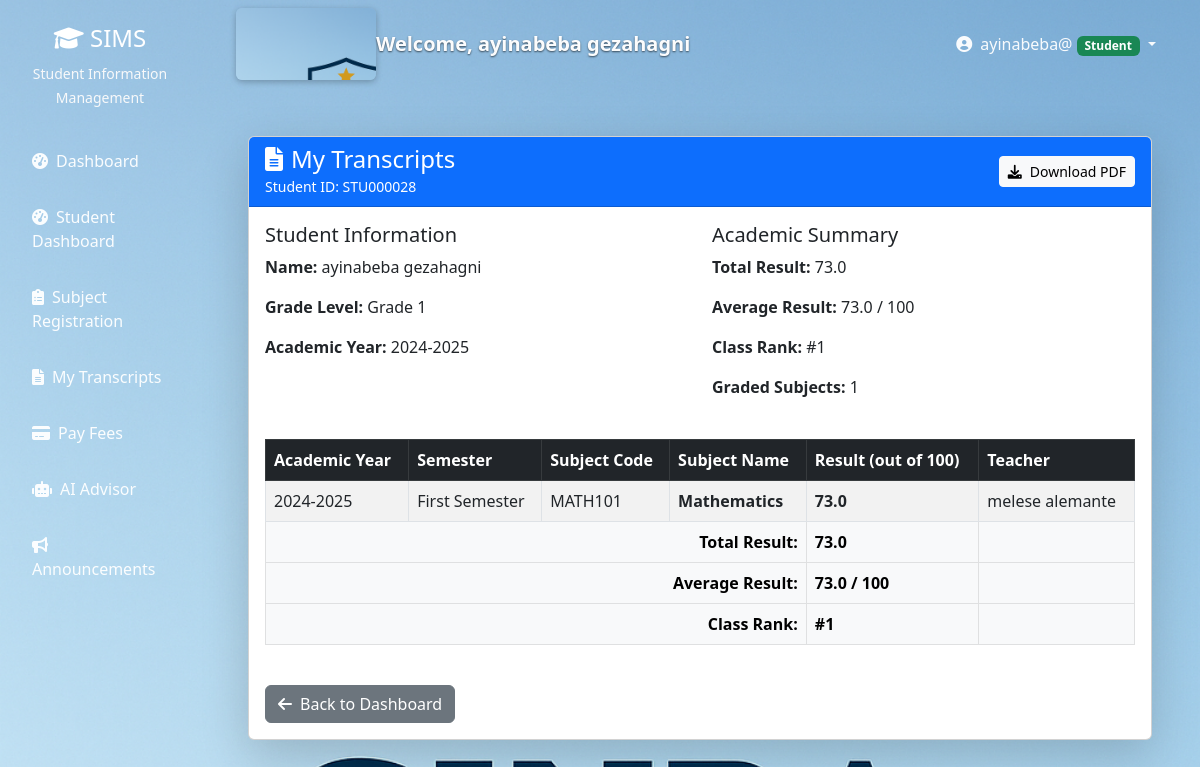
The app's page /students/transcripts/ (signed in), older data.
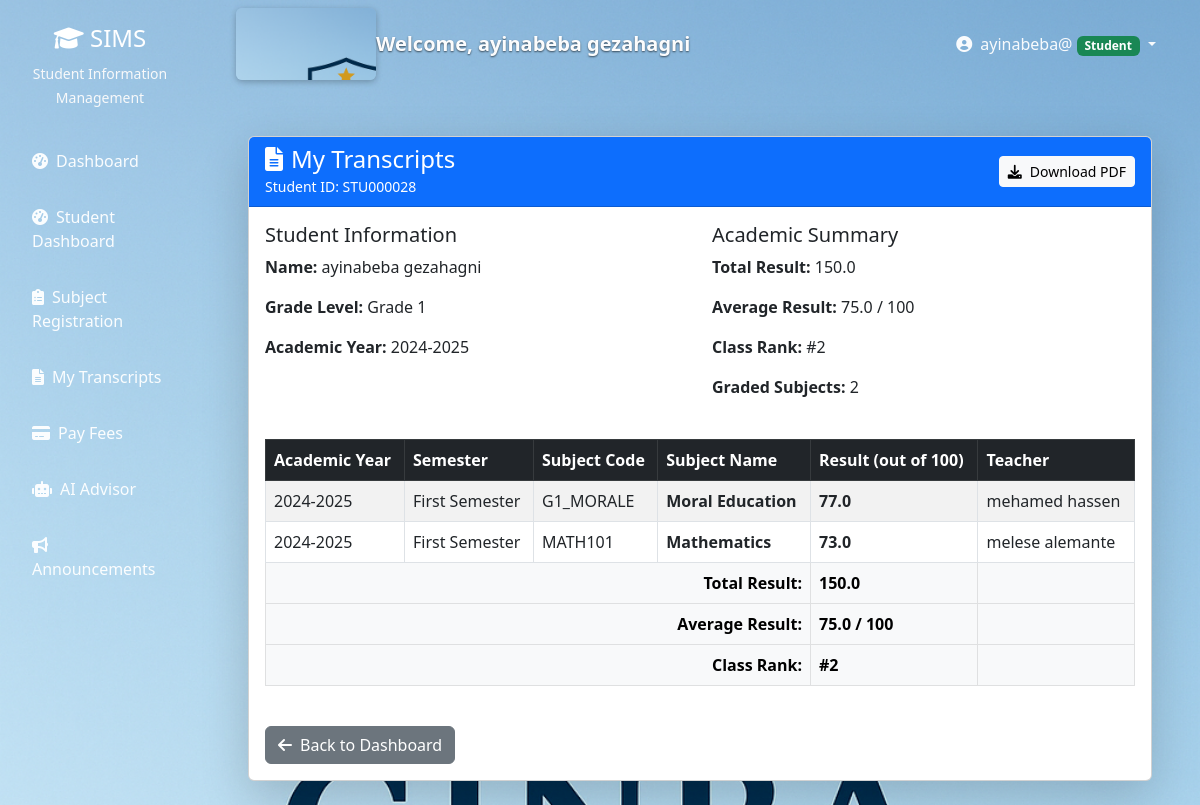
The same page, newer data.
### subjects/models.py (models this page shows, shortened)
class Enrollment(models.Model):
    SEMESTER_CHOICES = [
        ('first', 'First Semester'),
        ('second', 'Second Semester'),
    ]
    STATUS_CHOICES = [
        ('pending', 'Pending Approval'),
        ('approved', 'Approved'),
        ('waitlisted', 'Waitlisted'),
        ('active', 'Active'),
        ('completed', 'Completed'),
        ('dropped', 'Dropped'),
        ('rejected', 'Rejected'),
    ]
    student = models.ForeignKey(
        User,
        on_delete=models.CASCADE,
        related_name='subject_enrollments',
        limit_choices_to={'role': 'student'}
    )
    subject = models.ForeignKey(
        Subject,
        on_delete=models.CASCADE,
        related_name='enrollments'
    )
    enrolled_date = models.DateField(default=timezone.now)
    academic_year = models.CharField(
        max_length=9,
        help_text="Format: YYYY-YYYY (e.g., 2024-2025)"
    )
    semester = models.CharField(
        max_length=10,
        choices=SEMESTER_CHOICES,
        default='first'
    )
    status = models.CharField(
        max_length=20,
        choices=STATUS_CHOICES,
        default='active'
    )
    final_grade = models.CharField(max_length=5, blank=True)
    result = models.CharField(max_length=50, blank=True, null=True, help_text='Result or remark for this enrollment')
    is_auto_assigned = models.BooleanField(default=False)
    class Meta:
        unique_together = ['student', 'subject', 'academic_year', 'semester']
        ordering = ['-enrolled_date']
    def get_semester_display(self):
        return dict(self.SEMESTER_CHOICES).get(self.semester, self.semester)

class Subject(models.Model):
    GRADE_LEVEL_CHOICES = [
        (1, 'Grade 1'),
        (2, 'Grade 2'),
        (3, 'Grade 3'),
        (4, 'Grade 4'),
        (5, 'Grade 5'),
        (6, 'Grade 6'),
        (7, 'Grade 7'),
        (8, 'Grade 8'),
    ]
    SUBJECT_TYPES = [
        ('core', 'Core'),
        ('elective', 'Elective'),
        ('lab', 'Laboratory'),
    ]
    name = models.CharField(max_length=200)
    code = models.CharField(max_length=20, unique=True)
    description = models.TextField(blank=True)
    credit_hours = models.PositiveIntegerField(default=3, help_text="Credit hours for this subject")
    subject_type = models.CharField(max_length=20, choices=SUBJECT_TYPES, default='core')
    grade_level = models.IntegerField(
        choices=GRADE_LEVEL_CHOICES,
        help_text="Select the grade level for this subject"
    )
    day_of_week = models.CharField(max_length=3, choices=Teacher.DAYS_OF_WEEK, blank=True)
    start_time = models.TimeField(null=True, blank=True)
    end_time = models.TimeField(null=True, blank=True)
    room = models.CharField(max_length=50, blank=True)
    sessions_per_week = models.PositiveSmallIntegerField(default=3, help_text='Number of sessions per week')
    instructor = models.ForeignKey(
        Teacher,
        on_delete=models.SET_NULL,
        null=True,
        blank=True,
        related_name='subjects'
    )
    assigned_by_registrar = models.BooleanField(default=False)
    max_capacity = models.IntegerField(default=30)
    is_active = models.BooleanField(default=True)
    created_at = models.DateTimeField(auto_now_add=True)
    updated_at = models.DateTimeField(auto_now=True)
    class Meta:
        ordering = ['grade_level', 'code']

### users/decorators.py (the view)
        def wrapper(request, *args, **kwargs):
            if request.user.is_authenticated:
                if request.user.role in allowed_roles or request.user.is_superuser:
                    return view_func(request, *args, **kwargs)
            messages.error(request, "You don't have permission to access this page.")
            return redirect('dashboard')

### users/views.py (called while the page is built)
def letter_grade_to_numeric(letter):
    if not letter:
        return None
    return LETTER_GRADE_TO_SCORE.get(letter.strip().upper())

### templates/students/view_transcripts.html (shortened to what the changed rows need)
{% extends 'base.html' %}
{% load static %}
{% block content %}
<div class="container-fluid py-4">
    <div class="row">
        <div class="col-12">
            <div class="card shadow-lg">
                <div class="card-body">
                    <div class="row mb-4">
                        <div class="col-md-6">
                            <h5>Academic Summary</h5>
                            <p><strong>Total Result:</strong> {{ total_result|default:"0" }}</p>
                            <p><strong>Average Result:</strong> {{ average_result|default:"0" }} / 100</p>
                            {% if class_rank %}
                            <p><strong>Class Rank:</strong> #{{ class_rank }}</p>
                            {% endif %}
                            <p><strong>Graded Subjects:</strong> {{ graded_count|default:"0" }}</p>
                        </div>
                    </div>
                    {% if transcript_data %}
                    <div class="table-responsive">
                        <table class="table table-striped table-bordered">
                            <thead class="table-dark">
                                <tr>
                                    <th>Academic Year</th>
                                    <th>Semester</th>
                                    <th>Subject Code</th>
                                    <th>Subject Name</th>
                                    <th>Result (out of 100)</th>
                                    <th>Teacher</th>
                                </tr>
                            </thead>
                            <tbody>
                                {% for item in transcript_data %}
                                <tr>
                                    <td>{{ item.academic_year }}</td>
                                    <td>{{ item.semester }}</td>
                                    <td>{{ item.subject_code|default:"N/A" }}</td>
                                    <td><strong>{{ item.subject_name }}</strong></td>
                                    <td>
                                        <strong>{{ item.score }}</strong>
                                    </td>
                                    <td>{{ item.teacher }}</td>
                                </tr>
                                {% endfor %}
                            </tbody>
                            <tfoot class="table-light">
                                <tr>
                                    <td colspan="4" class="text-end"><strong>Total Result:</strong></td>
                                    <td><strong>{{ total_result|default:"0" }}</strong></td>
                                    <td></td>
                                </tr>
                                <tr>
                                    <td colspan="4" class="text-end"><strong>Average Result:</strong></td>
                                    <td><strong>{{ average_result|default:"0" }} / 100</strong></td>
                                    <td></td>
                                </tr>
                                {% if class_rank %}
                                <tr>
                                    <td colspan="4" class="text-end"><strong>Class Rank:</strong></td>
                                    <td><strong>#{{ class_rank }}</strong></td>
                                    <td></td>
                                </tr>
                                {% endif %}
                            </tfoot>
                        </table>
                    </div>
                    {% else %}
                    <div class="alert alert-info text-center">
                        <i class="fas fa-info-circle me-2"></i>
                        <strong>No transcript data available yet.</strong><br>
                        Your transcript will appear here once your teachers have filled in your results.
                    </div>
                    {% endif %}
                </div>
            </div>
        </div>
    </div>
</div>
{% endblock %}

Row changes from the older to the newer data that the page shows:
now on this page (row edited): Enrollment: academic_year "2024-2025"
now on this page (row edited): Subject: subject_code "G1_MORALE", subject_name "Moral Education"
Text that changed along with them:
{{ total_result|default:"0" }}: "73.0" → "150.0"
{{ average_result|default:"0" }}: "73.0" → "75.0"
{{ class_rank }}: "1" → "2"
{{ graded_count|default:"0" }}: "1" → "2"
new list line: "First Semester 77.0 mehamed hassen"
